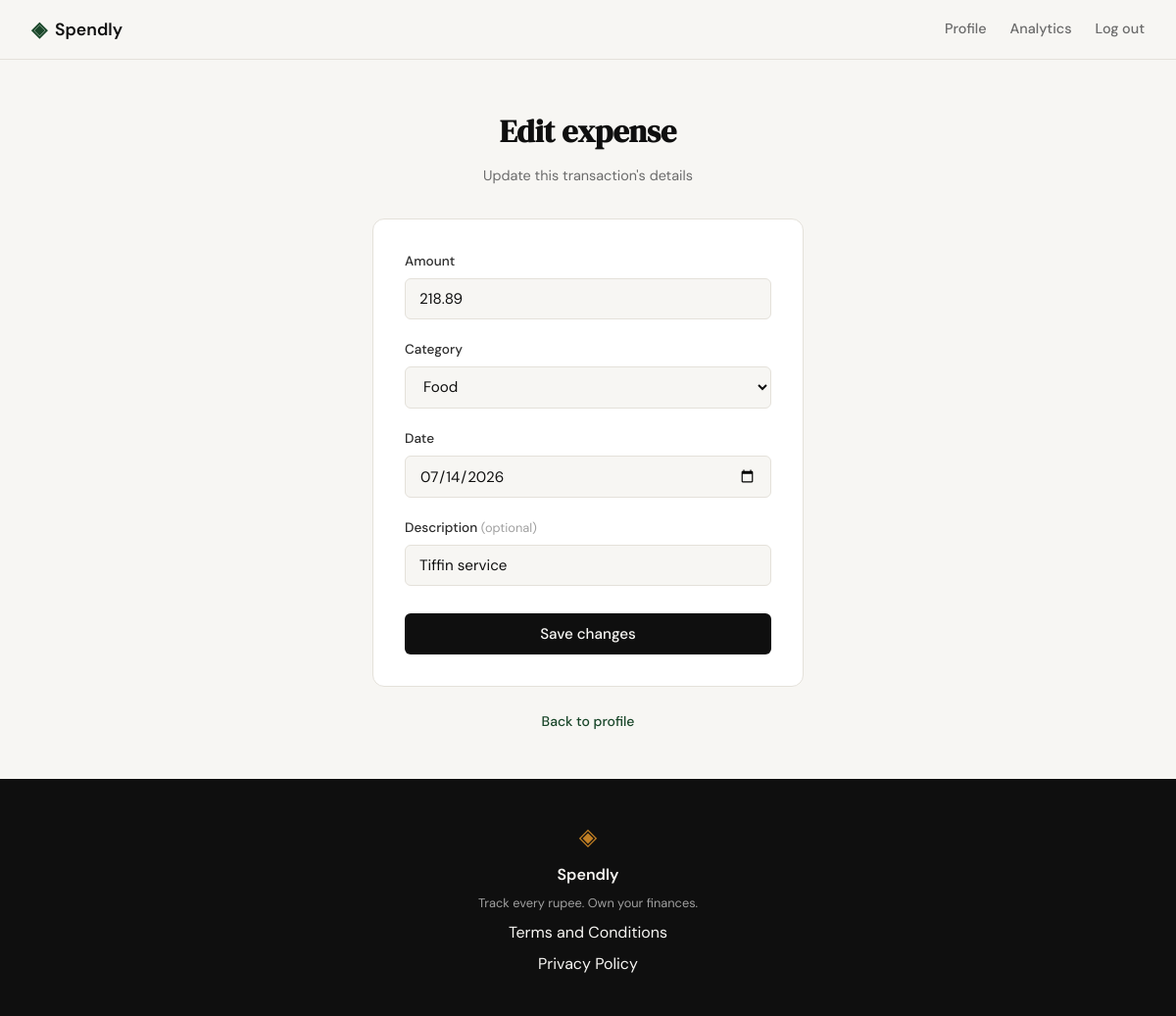
Page /expenses/26/edit (signed in) on the earlier database version.
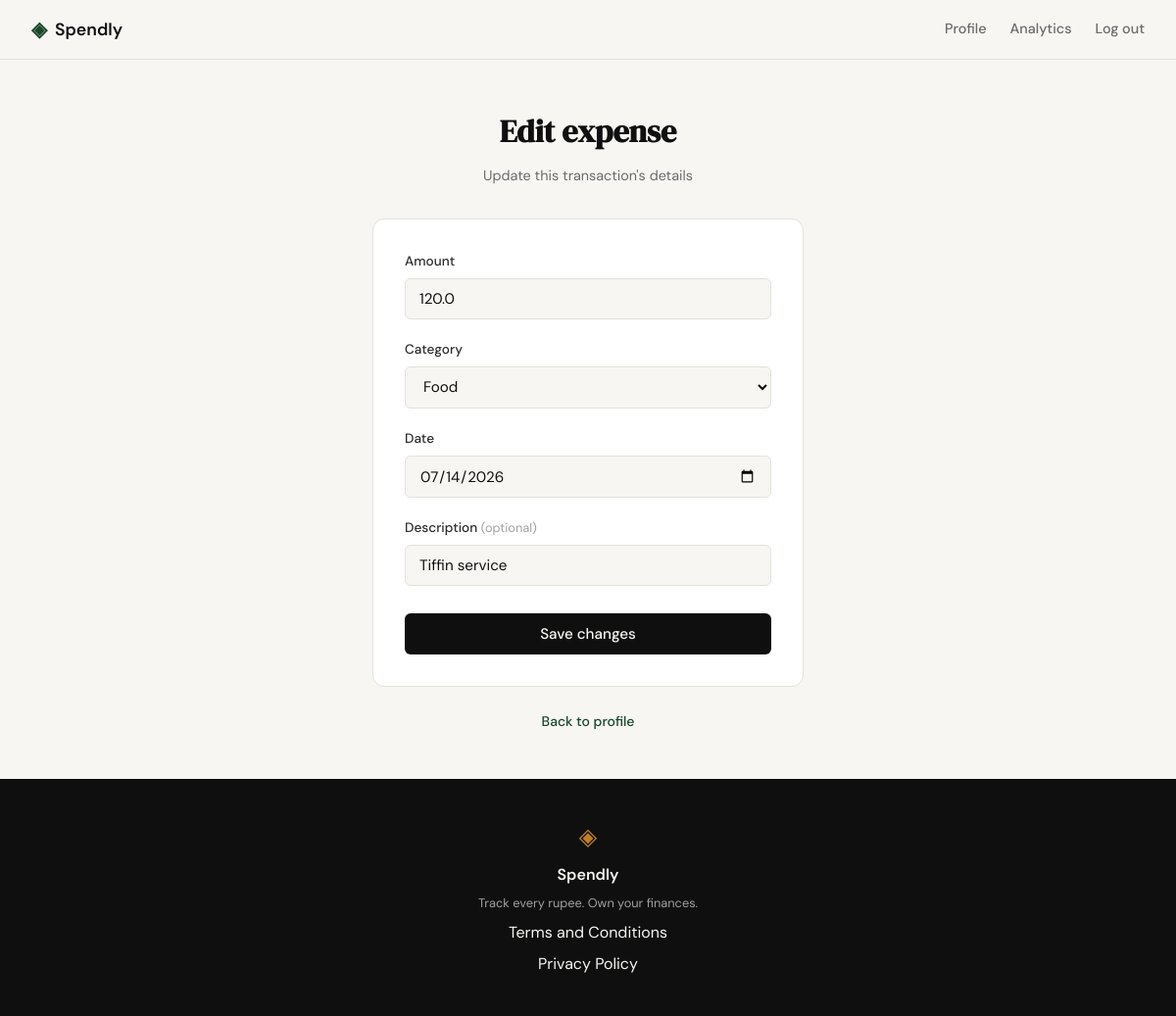
Same page on the later database version.
### tables this page shows
CREATE TABLE expenses (
            id          INTEGER PRIMARY KEY AUTOINCREMENT,
            user_id     INTEGER NOT NULL REFERENCES users(id),
            amount      REAL    NOT NULL,
            category    TEXT    NOT NULL,
            date        TEXT    NOT NULL,
            description TEXT,
            created_at  TEXT    DEFAULT (datetime('now'))
        );

### app.py (the view, shortened to what this page needs)
@app.route("/expenses/<int:id>/edit", methods=["GET", "POST"])
def edit_expense(id):
    if not session.get("user_id"):
        return redirect(url_for("login"))
    user_id = session["user_id"]
    expense = queries.get_expense_by_id(id, user_id)
    if expense is None:
        abort(404)
    return render_template(
        "edit_expense.html",
        expense=expense,
        category_options=CATEGORIES,
        amount=expense["amount"],
        category=expense["category"],
        date=expense["date"],
        description=expense["description"] or "",
    )

### database/db.py (called while the page is built)
def get_db():
    conn = sqlite3.connect(
        DB_PATH,
        timeout=10,
    )
    conn.row_factory = sqlite3.Row
    conn.execute("PRAGMA foreign_keys = ON")
    conn.execute("PRAGMA busy_timeout = 10000")
    return conn

### database/queries.py (called while the page is built)
def get_expense_by_id(expense_id, user_id):
    with get_db() as conn:
        row = conn.execute(
            """
            SELECT id, amount, category, date, description
            FROM expenses
            WHERE id = ? AND user_id = ?
            """,
            (expense_id, user_id),
        ).fetchone()
    if row is None:
        return None
    return {
        "id": row["id"],
        "amount": row["amount"],
        "category": row["category"],
        "date": row["date"],
        "description": row["description"],
    }

### templates/edit_expense.html (shortened to what this page needs)
{% extends "base.html" %}
{% block head %}
<link rel="stylesheet" href="{{ url_for('static', filename='css/add_expense.css') }}">
{% endblock %}
{% block content %}
<section class="auth-section">
    <div class="auth-container">
        <div class="auth-header">
            <h1 class="auth-title">Edit expense</h1>
            <p class="auth-subtitle">Update this transaction's details</p>
        </div>
        <div class="auth-card">
            <form method="POST" action="{{ url_for('edit_expense', id=expense.id) }}">
                <div class="form-group">
                    <label for="amount">Amount</label>
                    <input type="number" id="amount" name="amount"
                           class="form-input" placeholder="0.00" step="0.01" min="0.01"
                           value="{{ amount }}" required autofocus>
                </div>
                <div class="form-group">
                    <label for="category">Category</label>
                    <select id="category" name="category" class="form-input" required>
                        {% for cat in category_options %}
                        <option value="{{ cat }}" {% if cat == category %}selected{% endif %}>{{ cat }}</option>
                        {% endfor %}
                    </select>
                </div>
                <div class="form-group">
                    <label for="date">Date</label>
                    <input type="date" id="date" name="date"
                           class="form-input" value="{{ date }}" required>
                </div>
                <div class="form-group">
                    <label for="description">Description <span class="form-optional">(optional)</span></label>
                    <input type="text" id="description" name="description"
                           class="form-input" placeholder="e.g. Groceries" value="{{ description }}">
                </div>
                <button type="submit" class="btn-submit">Save changes</button>
            </form>
        </div>
        <p class="auth-switch">
            <a href="{{ url_for('profile') }}">Back to profile</a>
        </p>
    </div>
</section>
{% endblock %}

### templates/base.html (shortened to what this page needs)
<!DOCTYPE html>
<html lang="en">
<head>
    <link rel="stylesheet" href="{{ url_for('static', filename='css/style.css') }}">
    {% block head %}{% endblock %}
</head>
<body>
    <nav class="navbar">
        <div class="nav-inner">
            <a href="{{ url_for('landing') }}" class="nav-brand">
                <span class="brand-icon">◈</span>
                <span class="brand-name">Spendly</span>
            </a>
            <div class="nav-links">
                {% if session.user_id %}
                <a href="{{ url_for('profile') }}" class="{% if request.endpoint == 'profile' %}nav-link-active{% endif %}">Profile</a>
                <a href="{{ url_for('analytics') }}" class="{% if request.endpoint == 'analytics' %}nav-link-active{% endif %}">Analytics</a>
                <a href="{{ url_for('logout') }}">Log out</a>
                {% else %}
                <a href="{{ url_for('login') }}">Sign in</a>
                <a href="{{ url_for('register') }}" class="nav-cta">Get started</a>
                {% endif %}
            </div>
        </div>
    </nav>
    <main class="main-content">
        {% block content %}{% endblock %}
    </main>
    <footer class="footer">
        <div class="footer-inner">
            <span class="brand-icon">◈</span>
            <span class="footer-name">Spendly</span>
            <p class="footer-copy">Track every rupee. Own your finances.</p>
            <a href="{{ url_for('terms') }}">Terms and Conditions</a>
            <a href="{{ url_for('privacy') }}">Privacy Policy </a>
        </div>
    </footer>
</body>
</html>

### static/css/style.css (style rules this page uses)
:root { --ink: #0f0f0f; --ink-soft: #2d2d2d; --ink-muted: #6b6b6b; --ink-faint: #a0a0a0; --paper: #f7f6f3; --paper-warm: #f0ede6; --paper-card: #ffffff; --accent: #1a472a; --accent-light: #e8f0eb; --accent-2: #c17f24; --accent-2-light: #fdf3e3; --danger: #c0392b; --danger-light: #fdecea; --border: #e4e1da; --border-soft: #eeebe4; --font-display: 'DM Serif Display', Georgia, serif; --font-body: 'DM Sans', system-ui, sans-serif; --max-width: 1200px; --auth-width: 440px; --radius-sm: 6px; --radius-md: 12px; --radius-lg: 20px; }
*, *::before, *::after { box-sizing: border-box; margin: 0; padding: 0; }
html { font-size: 16px; scroll-behavior: smooth; }
body { background: var(--paper); color: var(--ink); font-family: var(--font-body); font-size: 1rem; line-height: 1.6; -webkit-font-smoothing: antialiased; }
a { color: inherit; text-decoration: none; }
.navbar { position: sticky; top: 0; z-index: 100; background: var(--paper); border-bottom: 1px solid var(--border); padding: 0 2rem; }
.nav-inner { max-width: var(--max-width); margin: 0 auto; height: 60px; display: flex; align-items: center; justify-content: space-between; }
.nav-brand { display: flex; align-items: center; gap: 0.5rem; font-family: var(--font-body); font-weight: 600; font-size: 1.1rem; color: var(--ink); }
.brand-icon { color: var(--accent); font-size: 1.3rem; }
.brand-name { color: var(--ink); }
.nav-links { display: flex; align-items: center; gap: 1.5rem; font-size: 0.9rem; font-weight: 500; }
.nav-links a { color: var(--ink-muted); transition: color 0.2s; }
.main-content { min-height: calc(100vh - 60px - 100px); }
.auth-section { min-height: calc(100vh - 60px - 100px); display: flex; align-items: center; justify-content: center; padding: 3rem 2rem; }
.auth-container { width: 100%; max-width: var(--auth-width); }
.auth-header { text-align: center; margin-bottom: 2rem; }
.auth-title { font-family: var(--font-display); font-size: 2rem; color: var(--ink); margin-bottom: 0.5rem; }
.auth-subtitle { font-size: 0.9rem; color: var(--ink-muted); }
.auth-card { background: var(--paper-card); border: 1px solid var(--border); border-radius: var(--radius-md); padding: 2rem; margin-bottom: 1.5rem; }
.form-group { margin-bottom: 1.25rem; }
.form-group label { display: block; font-size: 0.85rem; font-weight: 500; color: var(--ink-soft); margin-bottom: 0.4rem; }
.form-input { width: 100%; padding: 0.6rem 0.875rem; border: 1px solid var(--border); border-radius: var(--radius-sm); font-family: var(--font-body); font-size: 0.95rem; color: var(--ink); background: var(--paper); outline: none; transition: border-color 0.2s; }
.form-input::placeholder { color: var(--ink-faint); }
.btn-submit { width: 100%; padding: 0.7rem; background: var(--ink); color: var(--paper); border: none; border-radius: var(--radius-sm); font-family: var(--font-body); font-size: 0.95rem; font-weight: 500; cursor: pointer; transition: background 0.2s; margin-top: 0.5rem; }
.auth-switch { text-align: center; font-size: 0.875rem; color: var(--ink-muted); }
.auth-switch a { color: var(--accent); font-weight: 500; }
.footer { background: var(--ink); color: var(--paper); padding: 2.5rem 2rem; text-align: center; }
.footer-inner { display: flex; flex-direction: column; align-items: center; gap: 0.4rem; }
.footer .brand-icon { color: var(--accent-2); font-size: 1.5rem; }
.footer-name { font-weight: 600; font-size: 1rem; }
.footer-copy { font-size: 0.8rem; color: var(--ink-faint); }

### static/css/add_expense.css (style rules this page uses)
.form-optional { color: var(--ink-faint); font-weight: 400; font-size: 0.8rem; }

Differences in the rows shown:
changed expenses "Food": amount "218.89" → "120.0"
